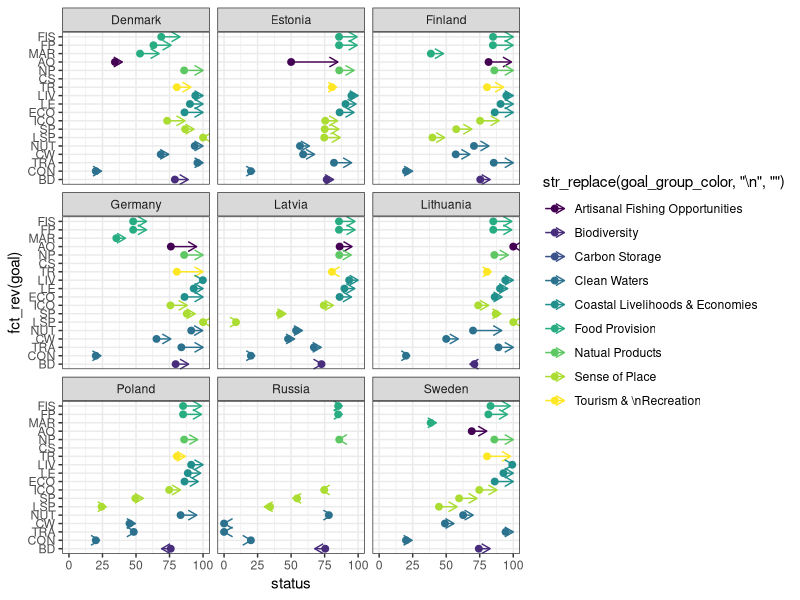
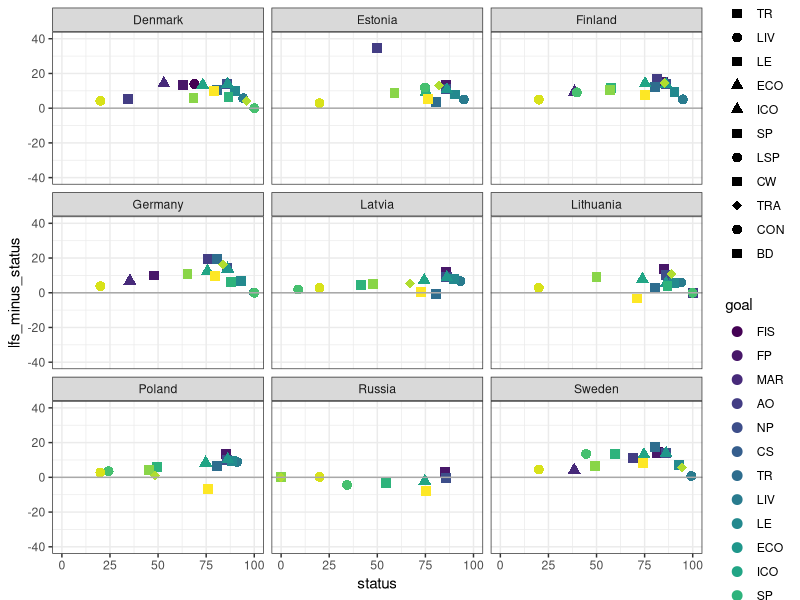
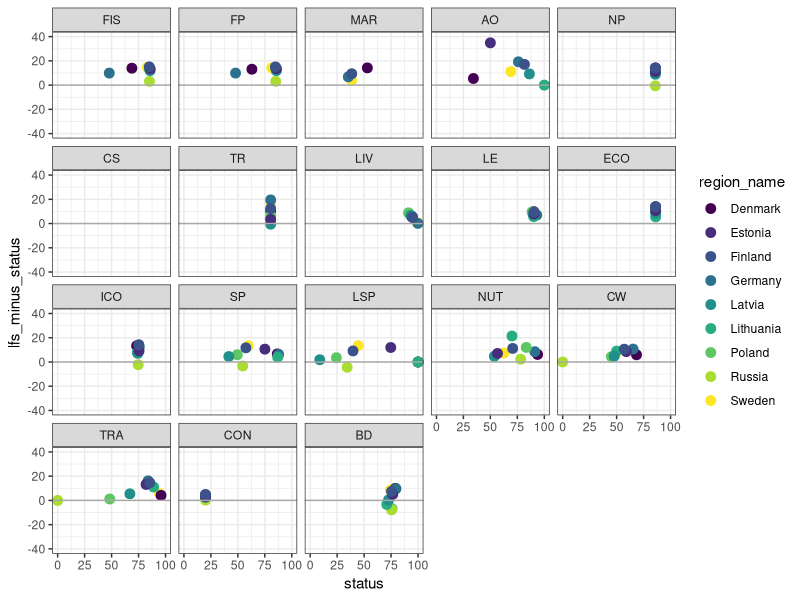
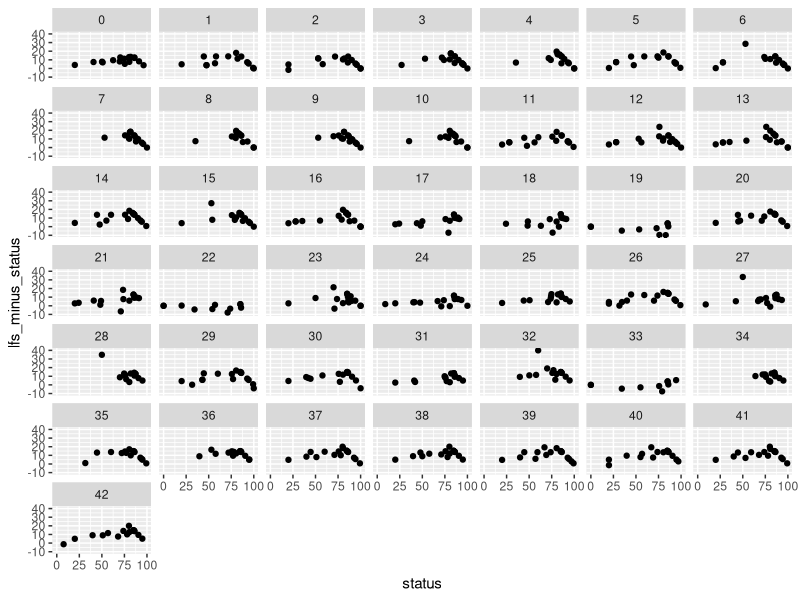
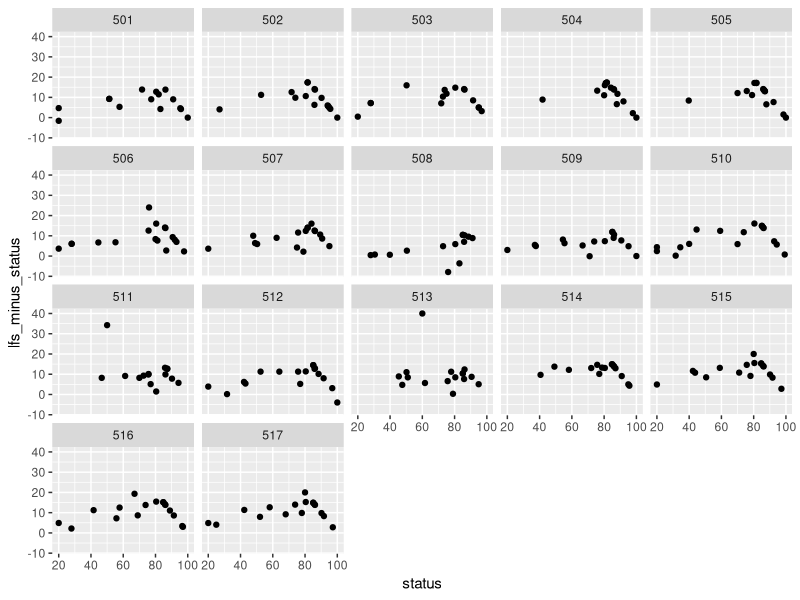

R code for these plots, in order: (Note: this script raises an error after producing the figures.)
## ---- chunk 1
knitr::opts_chunk$set(echo = FALSE, message = FALSE, warning = FALSE)

library(tidyverse)
library(viridis) # install.packages('viridis')
library(cowplot)
## ---- chunk 2
## scores wrangle 
scores <- readr::read_csv('scores.csv') %>%
  filter(dimension == "status" | dimension == "future") %>%
  spread(key = dimension, value = score) %>%
  mutate(goal = fct_inorder(goal), 
         lfs_minus_status = future - status, 
         ymin = if_else(lfs_minus_status >  0, future, status),
         ymax = if_else(lfs_minus_status <= 0, future, status)) %>%
  left_join(read_csv("spatial/regions_list.csv") %>%
              select(region_id = rgn_id, region_name = rgn_name), 
            by = "region_id")

## read in conf for ordering info
conf <- readr::read_csv('conf/goals.csv')
goals_supra <- na.omit(unique(conf$parent))
supra_lookup <- conf %>%
  filter(goal %in% goals_supra) %>%
  dplyr::select(parent = goal, name_supra = name)

  ## extract conf info for labeling
  conf <- conf %>%
    left_join(supra_lookup, by = 'parent') %>%
    # filter(!(goal %in% goals_supra)) %>%
    dplyr::select(goal, order_color, order_hierarchy,
           weight, name_supra, name_flower) %>%
    mutate(goal_group_color = if_else(!is.na(name_supra), name_supra, name_flower)) %>%
    arrange(order_hierarchy)

  ## join scores and conf ----
  scores <- scores %>%
    inner_join(conf, by="goal") %>%
    arrange(order_color) %>%
    mutate(goal = fct_inorder(goal), 
           goal_group_color = fct_inorder(goal_group_color))
## ---- chunk 3
## figured out arrow from http://sape.inf.usi.ch/quick-reference/ggplot2/geom_segment

ggplot(data = scores %>% filter(region_id > 300 & region_id < 500), 
       aes(x = fct_rev(goal), y = status, color = str_replace(goal_group_color, "\n", ""))) + 
  geom_point(size = 2) + 
  geom_segment(aes(x = goal, y = status, xend = goal, yend = status + lfs_minus_status), arrow=arrow(length = unit(0.25, "cm"), ends = "last")) +
  scale_color_viridis(discrete=TRUE) +
  facet_wrap(~region_name) +
  coord_flip() +
  theme_bw()  # use casey's theme in common.R

## ---- chunk 4
shps <- c("FIS" = 16, "MAR" = 17, "FP" = 15,
          "BD" = 15,
          "CON" = 16, "EUT" = 17, "TRA" = 18, "CW" = 15,
          "LIV" = 16, "ECO" = 17, "LE" = 15,
          "LSP" = 16, "ICO" = 17, "SP" = 15,
          "AO" = 15,
          "TR" = 15, 
          "CS" = 15, 
          "NP" = 15,
          "Index" = 15)
## ---- chunk 5
## plot EEZ regions
ggplot(data = scores %>% filter(region_id > 300 & region_id < 500), 
       aes(x = status, y = lfs_minus_status, color = goal, shape = goal)) + 
  geom_point(position = "jitter", size = 3) + 
  ylim(-40, 40) +
  scale_color_viridis(discrete=TRUE) +
  scale_shape_manual(values = shps) +
  facet_wrap(~region_name) +
  theme_bw() + # use casey's theme in common.R
  geom_hline(yintercept = 0, color = "darkgray")
## ---- chunk 6
## plot EEZ regions
ggplot(data = scores %>% filter(region_id > 300 & region_id < 500), 
       aes(x = status, y = lfs_minus_status, color = region_name)) + 
  geom_point(position = "jitter", size = 3) + 
  ylim(-40, 40) +
  scale_color_viridis(discrete=TRUE) +
  facet_wrap(~goal) +
  theme_bw() + # use casey's theme in common.R
  geom_hline(yintercept = 0, color = "darkgray") 
## ---- chunk 7
## plot BHI regions
ggplot(data = scores %>% filter(region_id < 300), 
       aes(x = status, y = lfs_minus_status)) + 
  geom_point() + 
  facet_wrap(~region_id)
## ---- chunk 8
## scores for Subbasin regions
ggplot(data = scores %>% filter(region_id > 500), 
       aes(x = status, y = lfs_minus_status)) + 
  geom_point() + 
  facet_wrap(~region_id)
## ---- chunk 9
layers_csv <- read_csv("layers.csv")

layers_csv <- layers_csv %>%
  filter(targets == "resilience") %>%
  select(layer, description) 

layers_csv %>%
  knitr::kable()

write_csv(layers_csv, "reports/manuscript/resil_table.csv")

## ---- chunk 10
resil <- read.csv("conf/resilience_matrix.csv")

resil <- resil %>%
  tibble::rownames_to_column() %>% 
  select(-element) %>%
  gather(goal, value, -rowname) %>%
  # select(-rowname)
  spread(rowname, value) 

## clean up table
names(resil) <- resil %>% filter(goal == "goal")


## substitute
goal_list <- names(resil)[-1]

resil <- resil %>%
  mutate(AO = str_replace_all(AO, "x", "AO"), 
         LSP = str_replace_all(LSP, "x", "LSP"),
         MAR = str_replace_all(MAR, "x", "MAR"),
         BD = str_replace_all(BD, "x", "BD"),
         TR = str_replace_all(TR, "x", "TR"),
         NP = str_replace_all(NP, "x", "NP"),
         CS = str_replace_all(CS, "x", "CS"),
         CON = str_replace_all(CON, "x", "CON"),
         EUT = str_replace_all(EUT, "x", "EUT"),
         TRA = str_replace_all(TRA, "x", "TRA"),
         ECO = str_replace_all(ECO, "x", "ECO"),
         FIS = str_replace_all(FIS, "x", "FIS"),
         ICO = str_replace_all(ICO, "x", "ICO"),
         LIV = str_replace_all(LIV, "x", "LIV")) %>%
  filter(goal != "goal")

# data_frame(resil_layer, 
# for (g in goal_list) {
#   
#   
# }

# 
# a <- glue::glue_collapse(resil, ", ")
# glue::glue_collapse(resil[2,], ", ")
# x <- glue::glue_collapse(resil[1,], ", ")
# y <- paste0(resil[1,], "")


resil %>% 
  knitr::kable()

write_csv(resil, "reports/manuscript/resil_mtx.csv")
